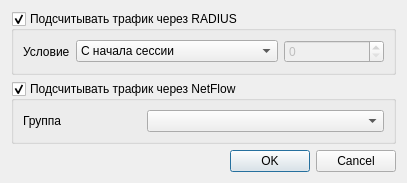
<?xml version="1.0" encoding="UTF-8"?>
<ui version="4.0">
 <class>Dialog</class>
 <widget class="QDialog" name="Dialog">
  <property name="geometry">
   <rect>
    <x>0</x>
    <y>0</y>
    <width>381</width>
    <height>168</height>
   </rect>
  </property>
  <property name="windowTitle">
   <string>Dialog</string>
  </property>
  <layout class="QGridLayout" name="gridLayout">
   <item row="0" column="0">
    <widget class="QGroupBox" name="groupBox">
     <property name="title">
      <string>Подсчитывать трафик через RADIUS</string>
     </property>
     <property name="checkable">
      <bool>true</bool>
     </property>
     <layout class="QHBoxLayout" name="horizontalLayout">
      <item>
       <widget class="QLabel" name="label">
        <property name="text">
         <string>Условие</string>
        </property>
       </widget>
      </item>
      <item>
       <widget class="QComboBox" name="comboBox">
        <item>
         <property name="text">
          <string>С начала сессии</string>
         </property>
        </item>
        <item>
         <property name="text">
          <string>С начала расчётного периода</string>
         </property>
        </item>
        <item>
         <property name="text">
          <string>С момента подключения</string>
         </property>
        </item>
        <item>
         <property name="text">
          <string>За последние N секунд</string>
         </property>
        </item>
       </widget>
      </item>
      <item>
       <widget class="QSpinBox" name="spinBox">
        <property name="enabled">
         <bool>false</bool>
        </property>
        <property name="minimumSize">
         <size>
          <width>100</width>
          <height>0</height>
         </size>
        </property>
        <property name="maximumSize">
         <size>
          <width>16777215</width>
          <height>16777215</height>
         </size>
        </property>
       </widget>
      </item>
     </layout>
    </widget>
   </item>
   <item row="2" column="0">
    <widget class="QDialogButtonBox" name="buttonBox">
     <property name="orientation">
      <enum>Qt::Horizontal</enum>
     </property>
     <property name="standardButtons">
      <set>QDialogButtonBox::Cancel|QDialogButtonBox::Ok</set>
     </property>
    </widget>
   </item>
   <item row="1" column="0">
    <widget class="QGroupBox" name="groupBox_2">
     <property name="title">
      <string>Подсчитывать трафик через NetFlow</string>
     </property>
     <property name="checkable">
      <bool>true</bool>
     </property>
     <property name="checked">
      <bool>true</bool>
     </property>
     <layout class="QGridLayout" name="gridLayout_2">
      <item row="0" column="0">
       <widget class="QLabel" name="label_3">
        <property name="text">
         <string>Группа</string>
        </property>
       </widget>
      </item>
      <item row="0" column="1" colspan="2">
       <widget class="QComboBox" name="comboBox_3">
        <property name="minimumSize">
         <size>
          <width>180</width>
          <height>0</height>
         </size>
        </property>
       </widget>
      </item>
     </layout>
    </widget>
   </item>
  </layout>
 </widget>
 <resources/>
 <connections>
  <connection>
   <sender>buttonBox</sender>
   <signal>accepted()</signal>
   <receiver>Dialog</receiver>
   <slot>accept()</slot>
   <hints>
    <hint type="sourcelabel">
     <x>248</x>
     <y>254</y>
    </hint>
    <hint type="destinationlabel">
     <x>157</x>
     <y>274</y>
    </hint>
   </hints>
  </connection>
  <connection>
   <sender>buttonBox</sender>
   <signal>rejected()</signal>
   <receiver>Dialog</receiver>
   <slot>reject()</slot>
   <hints>
    <hint type="sourcelabel">
     <x>316</x>
     <y>260</y>
    </hint>
    <hint type="destinationlabel">
     <x>286</x>
     <y>274</y>
    </hint>
   </hints>
  </connection>
 </connections>
</ui>
